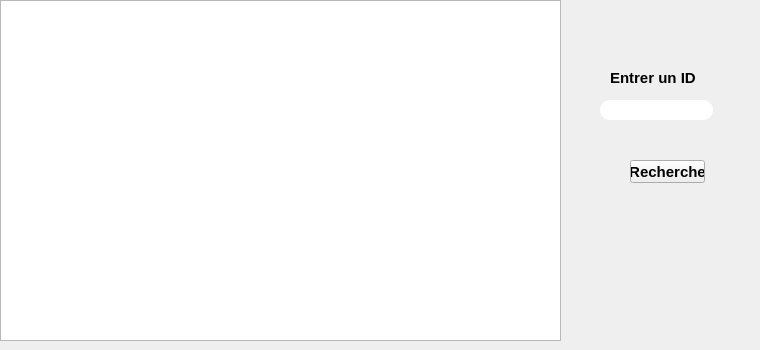
     <widget class="QWidget" name="tab_11">
      <attribute name="title">
       <string>Produit disponible</string>
      </attribute>
      <widget class="QTableView" name="tableView_p">
       <property name="geometry">
        <rect>
         <x>0</x>
         <y>0</y>
         <width>561</width>
         <height>341</height>
        </rect>
       </property>
       <property name="font">
        <font>
         <pointsize>11</pointsize>
         <weight>75</weight>
         <bold>true</bold>
        </font>
       </property>
      </widget>
      <widget class="QLineEdit" name="lineEdit_recherche_2">
       <property name="geometry">
        <rect>
         <x>600</x>
         <y>100</y>
         <width>113</width>
         <height>20</height>
        </rect>
       </property>
       <property name="font">
        <font>
         <pointsize>11</pointsize>
         <weight>75</weight>
         <bold>true</bold>
        </font>
       </property>
       <property name="whatsThis">
        <string/>
       </property>
       <property name="styleSheet">
        <string notr="true">border-radius:10px;
background-color: rgb(255, 255, 255);</string>
       </property>
       <property name="inputMethodHints">
        <set>Qt::ImhNone</set>
       </property>
       <property name="inputMask">
        <string/>
       </property>
       <property name="text">
        <string/>
       </property>
       <property name="echoMode">
        <enum>QLineEdit::Normal</enum>
       </property>
       <property name="clearButtonEnabled">
        <bool>true</bool>
       </property>
      </widget>
      <widget class="QLabel" name="label_ID_Recherche_2">
       <property name="geometry">
        <rect>
         <x>610</x>
         <y>70</y>
         <width>141</width>
         <height>16</height>
        </rect>
       </property>
       <property name="font">
        <font>
         <pointsize>11</pointsize>
         <weight>75</weight>
         <bold>true</bold>
        </font>
       </property>
       <property name="text">
        <string>Entrer un ID</string>
       </property>
      </widget>
      <widget class="QPushButton" name="pushButton_recherche_2">
       <property name="geometry">
        <rect>
         <x>630</x>
         <y>160</y>
         <width>75</width>
         <height>23</height>
        </rect>
       </property>
       <property name="font">
        <font>
         <pointsize>11</pointsize>
         <weight>75</weight>
         <bold>true</bold>
        </font>
       </property>
       <property name="text">
        <string>Recherche</string>
       </property>
      </widget>
     </widget>
